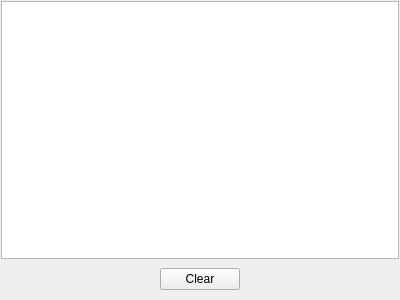
<?xml version="1.0" encoding="UTF-8"?>
<ui version="4.0">
 <class>logsView</class>
 <widget class="QWidget" name="logsView">
  <property name="geometry">
   <rect>
    <x>0</x>
    <y>0</y>
    <width>400</width>
    <height>300</height>
   </rect>
  </property>
  <property name="windowTitle">
   <string>Form</string>
  </property>
  <property name="styleSheet">
   <string notr="true"/>
  </property>
  <layout class="QGridLayout" name="gridLayout_2">
   <property name="leftMargin">
    <number>1</number>
   </property>
   <property name="topMargin">
    <number>1</number>
   </property>
   <property name="rightMargin">
    <number>1</number>
   </property>
   <property name="bottomMargin">
    <number>1</number>
   </property>
   <property name="horizontalSpacing">
    <number>1</number>
   </property>
   <property name="verticalSpacing">
    <number>0</number>
   </property>
   <item row="0" column="0">
    <widget class="QPlainTextEdit" name="logsText">
     <property name="undoRedoEnabled">
      <bool>false</bool>
     </property>
     <property name="readOnly">
      <bool>true</bool>
     </property>
    </widget>
   </item>
   <item row="1" column="0">
    <widget class="QWidget" name="logsFooter" native="true">
     <property name="minimumSize">
      <size>
       <width>0</width>
       <height>40</height>
      </size>
     </property>
     <property name="maximumSize">
      <size>
       <width>16777215</width>
       <height>40</height>
      </size>
     </property>
     <layout class="QGridLayout" name="gridLayout">
      <property name="leftMargin">
       <number>0</number>
      </property>
      <property name="topMargin">
       <number>0</number>
      </property>
      <property name="rightMargin">
       <number>0</number>
      </property>
      <property name="bottomMargin">
       <number>0</number>
      </property>
      <property name="spacing">
       <number>0</number>
      </property>
      <item row="0" column="0">
       <spacer name="horizontalSpacer">
        <property name="orientation">
         <enum>Qt::Orientation::Horizontal</enum>
        </property>
        <property name="sizeHint" stdset="0">
         <size>
          <width>147</width>
          <height>20</height>
         </size>
        </property>
       </spacer>
      </item>
      <item row="0" column="1">
       <widget class="QPushButton" name="clearButton">
        <property name="text">
         <string>Clear</string>
        </property>
       </widget>
      </item>
      <item row="0" column="2">
       <spacer name="horizontalSpacer_2">
        <property name="orientation">
         <enum>Qt::Orientation::Horizontal</enum>
        </property>
        <property name="sizeHint" stdset="0">
         <size>
          <width>147</width>
          <height>20</height>
         </size>
        </property>
       </spacer>
      </item>
     </layout>
    </widget>
   </item>
  </layout>
 </widget>
 <resources/>
 <connections/>
</ui>
